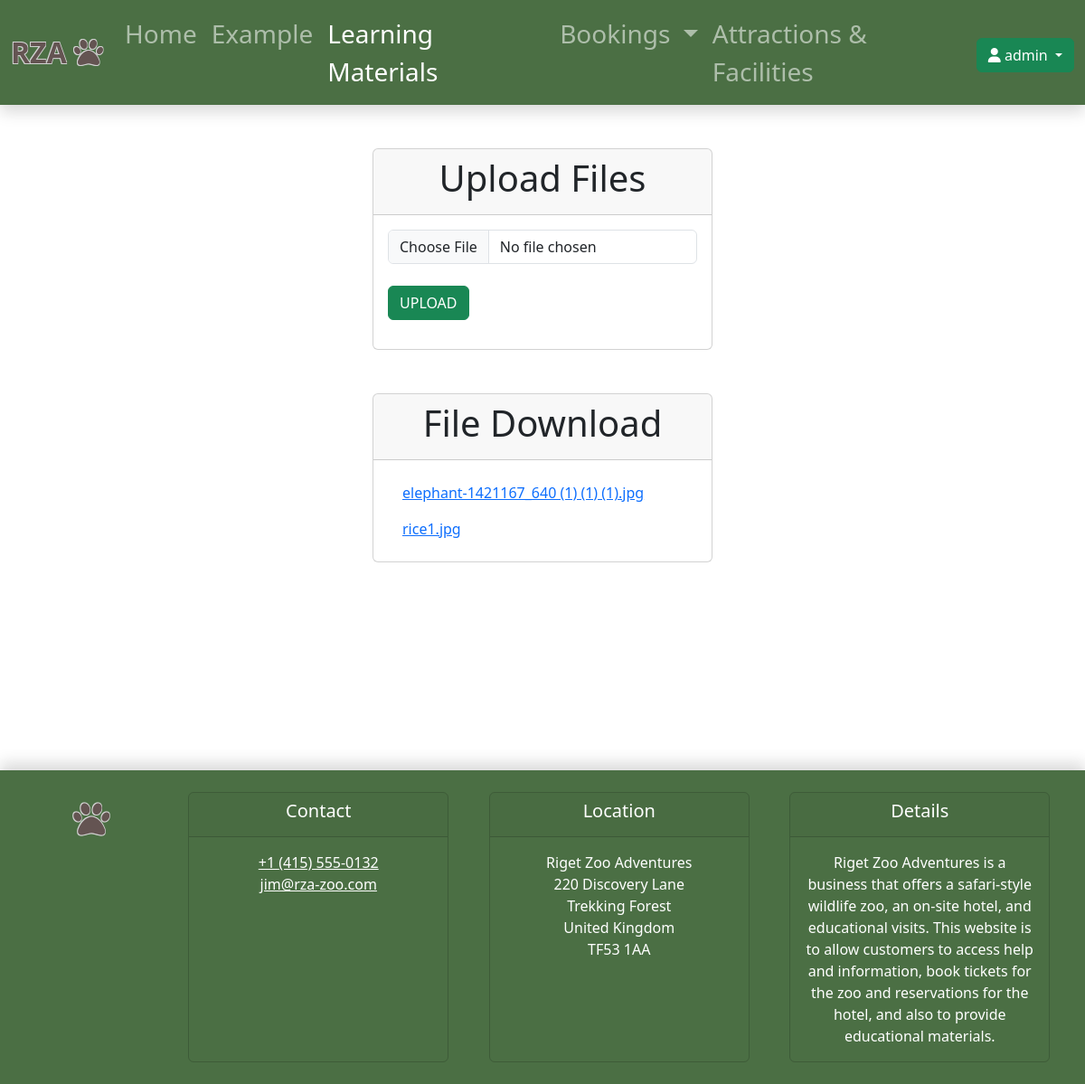
Page /upload_files.php (signed in) on the committed database.
### tables this page shows
CREATE TABLE `materials` (
  `username` varchar(100) NOT NULL,
  `files` varchar(100) NOT NULL
);

### src/upload_files.php (the view, shortened to what this page needs)
<?php
require_once "include/utils.php";
$select_files ="SELECT * FROM materials";
function selectAll($selectAllQuery){
    $operation = [
        "result" => "",
        "error" => ""
    ];
    try{
      global $pdo;
      $stmt = $pdo->prepare($selectAllQuery);
      $stmt->execute();
      $operation["result"] = $stmt->fetchAll();
    }catch(PDOException $e){
      $operation["error"] = $e->getMessage();
    }
    return $operation;
}
$selectAll=selectAll($select_files);
include_once "include/base.php";
?>
<article>
    <?php if(!empty($_SESSION['role'])):?>
     <?php if($_SESSION['role']=="admin"): ?>
    <section class="container-fluid mt-5">
        <div class="row">
            <div class="col-md-4 mx-auto">
                <div class="card" style="width: 100%">
                        <div class="card-header">
                            <h1  class="text-center card-title">Upload Files</h1>
                        </div>
                        <div class="card-body">
                            <form action=""  enctype="multipart/form-data" method="POST">
                                <input class="form-control" type="file" name="file" required> <br>
                                <button name="upload" type="submit" class="btn btn-success mb-3">UPLOAD</button>
                            </form>
                        </div>
                </div>
            </div>
        </div>
    </section>
    <?php endif; ?>
    <?php endif; ?>
    <section class="container-fluid mt-5">
        <div class="row">
            <div class="col-md-4 mx-auto">
                <div class="card" style="width: 100%">
                        <div class="card-header">
                            <h1  class="text-center card-title">File Download</h1>
                        </div>
                        <div class="card-body">
                            <?php if(isset($selectAll)):?>
                                <?php if($selectAll["error"]):?>
                                    <div class="alert alert-danger" role="alert"><?php echo($selectAll["error"]) ?></div>
                                <?php elseif($selectAll["result"]):  ?>
                                    <?php foreach ($selectAll["result"] as $file): ?>
                                        <?php $file_path = 'uploads/' . $file['files'];?>
                                        <ul class="list-group list-group-flush">
                                            <li class="list-group-item"><a href="<?php echo $file_path; ?>" download="<?php echo $file['files']; ?>"><?php echo $file['files']; ?></a></li>
                                        </ul>
                                    <?php endforeach; ?>
                                <?php else: ?>
                                    <div class="alert alert-info" role="alert">No files found!</div>
                                <?php endif; ?>
                            <?php endif; ?>
                        </div>
                </div>
            </div>
        </div>
    </section>
</article>
<?php include_once "include/footer.php"; ?>

### rows in the picture
materials: files "elephant-1421167_640 (1) (1) (1).jpg"
materials: files "rice1.jpg"

### other values in the picture
$_SESSION["user"] "admin"
